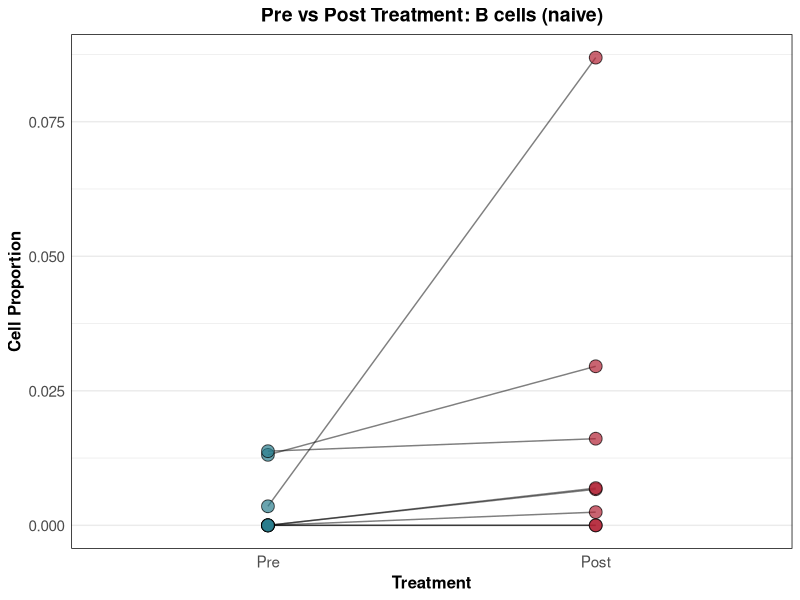
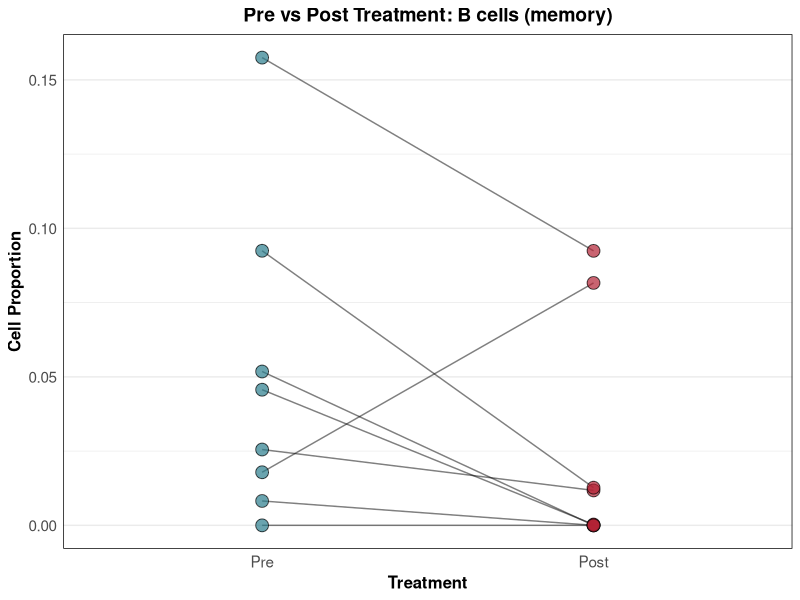
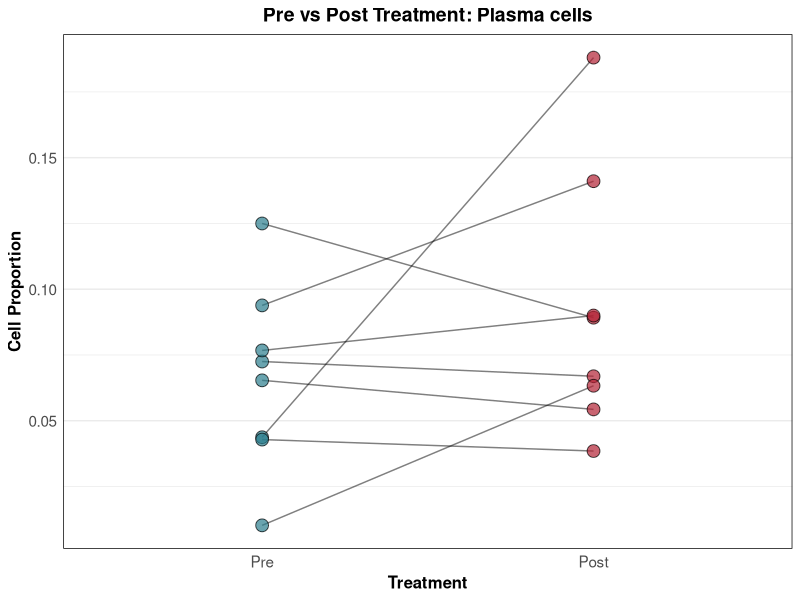
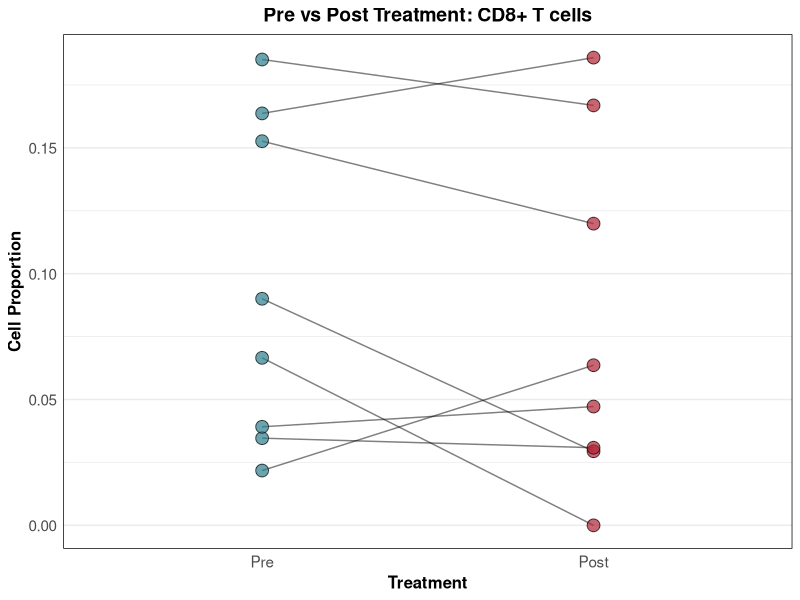
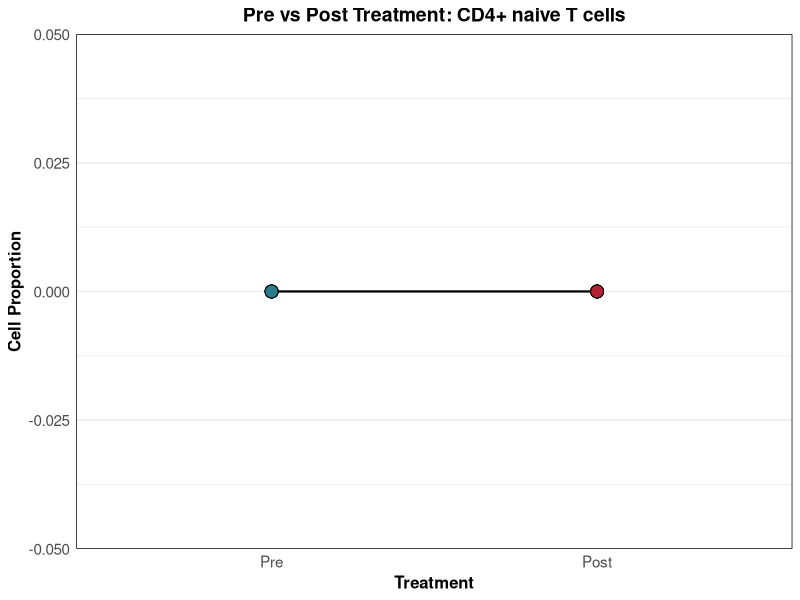
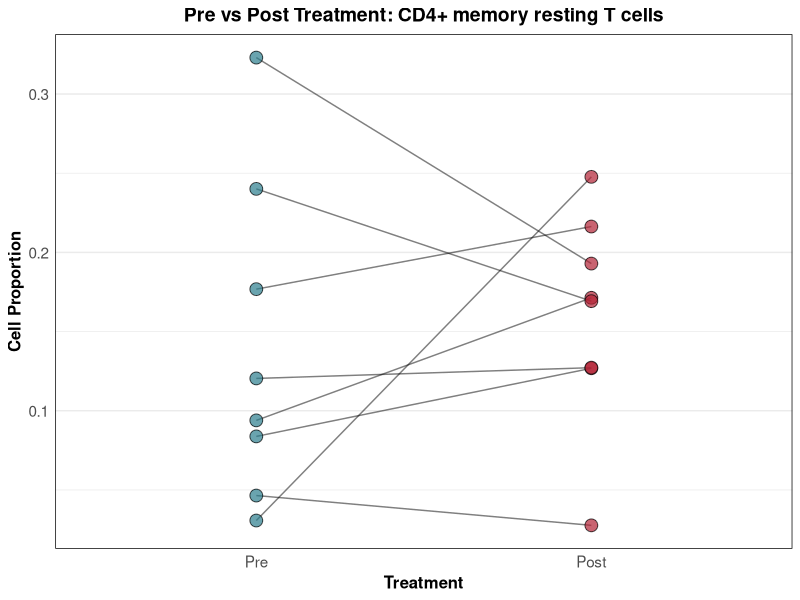
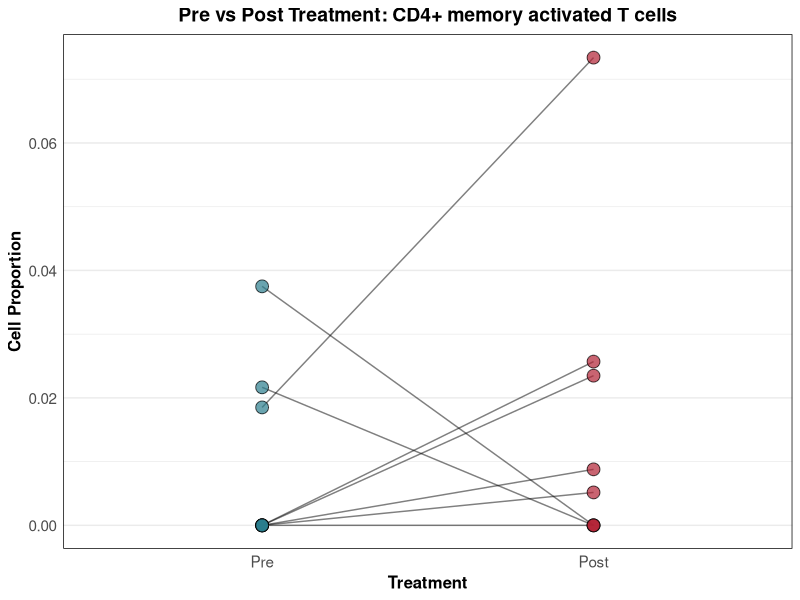
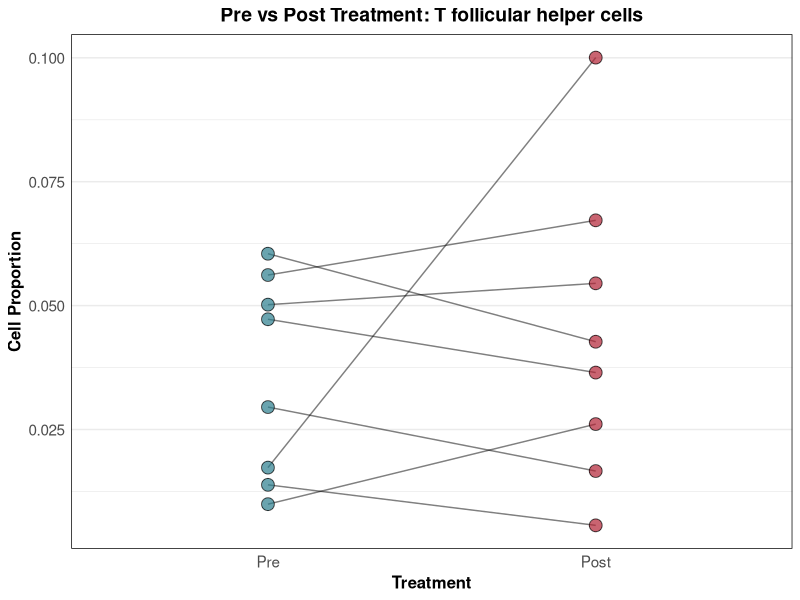

Write the R code that produced these figures, in order.
# Load required libraries
library(ggplot2)
library(dplyr)
library(tidyr)
library(patchwork)  # For combining plots

# Set the output directory for plots
plot_dir <- "MIPRA_Cibersortplots"
if (!dir.exists(plot_dir)) {
  dir.create(plot_dir)
}

# Define the single_plot_theme
single_plot_theme <- theme_minimal() +
  theme(
    # Title styling
    plot.title = element_text(size = 14, face = "bold", hjust = 0.5, margin = margin(b = 15)),
    # Axis styling
    axis.title = element_text(size = 12, face = "bold"),
    axis.text = element_text(size = 11, color = "black"),
    axis.text.x = element_text(angle = 45, hjust = 1, margin = margin(t = 10)),
    # Grid styling
    panel.grid.major.x = element_blank(),
    panel.grid.minor = element_blank(),
    panel.grid.major.y = element_line(color = "gray90", linewidth = 0.3),
    # Border styling
    panel.border = element_rect(colour = "black", fill = NA, linewidth = 0.7),
    # Background
    panel.background = element_rect(fill = "white"),
    # Margins
    plot.margin = unit(c(0.5, 0.5, 0.5, 0.5), "cm")
  )

# Define patient samples
patient_samples <- list(
  M062 = list(pre = "M062B", post = "M062S"),
  M070 = list(pre = "M070B", post = "M070S"),
  M073 = list(pre = "M073B", post = "M073S"),
  M077 = list(pre = "M077B", post = "M077S"),
  M090 = list(pre = "M090B", post = "M090S"),
  M094 = list(pre = "M094B", post = "M094S"),
  M105 = list(pre = "M105B", post = "M105S"),
  M140 = list(pre = "M140B", post = "M140S")
)

# Read CIBERSORT results
cibersort_results <- read.delim("deconvolution/CibersortxResults_MIPRA_.txt", row.names = 1)

# Print initial data check
print("Initial data dimensions:")
print(dim(cibersort_results))
print("Column names:")
print(colnames(cibersort_results))

# Add sample IDs column from row names
cibersort_results$Sample_ID <- rownames(cibersort_results)

# Extract patient ID and treatment status
cibersort_results <- cibersort_results %>%
  mutate(
    Treatment = ifelse(grepl("B$", Sample_ID), "Pre", "Post"),
    Patient = sub("[BS]$", "", Sample_ID),
    Treatment = factor(Treatment, levels = c("Pre", "Post"))
  )

# Print data after processing
print("Data after processing:")
print(head(cibersort_results))

# Ensure we have complete pairs
complete_pairs <- cibersort_results %>%
  group_by(Patient) %>%
  filter(n() == 2) %>%  # Keep only patients with both pre and post samples
  ungroup()

# Print complete pairs info
print("Complete pairs dimensions:")
print(dim(complete_pairs))
print("Sample of complete pairs:")
print(head(complete_pairs))

# Define all cell types with their proper labels
cell_type_labels <- c(
  # B cells
  "B.cells.naive" = "B cells (naive)",
  "B.cells.memory" = "B cells (memory)",
  "Plasma.cells" = "Plasma cells",
  
  # T cells
  "T.cells.CD8" = "CD8+ T cells",
  "T.cells.CD4.naive" = "CD4+ naive T cells",
  "T.cells.CD4.memory.resting" = "CD4+ memory resting T cells",
  "T.cells.CD4.memory.activated" = "CD4+ memory activated T cells",
  "T.cells.follicular.helper" = "T follicular helper cells",
  "T.cells.regulatory..Tregs." = "Regulatory T cells (Tregs)",
  "T.cells.gamma.delta" = "Gamma T cells",
  
  # NK cells
  "NK.cells.resting" = "NK cells (resting)",
  "NK.cells.activated" = "NK cells (activated)",
  
  # Myeloid cells
  "Monocytes" = "Monocytes",
  "Macrophages.M0" = "Macrophages M0",
  "Macrophages.M1" = "Macrophages M1",
  "Macrophages.M2" = "Macrophages M2",
  "Dendritic.cells.resting" = "Dendritic cells (resting)",
  "Dendritic.cells.activated" = "Dendritic cells (activated)",
  
  # Other immune cells
  "Mast.cells.resting" = "Mast cells (resting)",
  "Mast.cells.activated" = "Mast cells (activated)",
  "Eosinophils" = "Eosinophils",
  "Neutrophils" = "Neutrophils"
)

cell_types <- names(cell_type_labels)

# Define color palette for pre/post treatment
treatment_colors <- c(
  "Pre" = "#2A7D8C",  # Deep Teal
  "Post" = "#B22234"  # Crimson Red
)

# Function to create paired jitter plot
create_paired_jitter_plot <- function(data, cell_type, cell_label = NULL) {
  if (is.null(cell_label)) {
    cell_label <- cell_type
  }
  
  p <- ggplot(data, aes(x = Treatment, y = .data[[cell_type]], group = Patient)) +
    # Add lines connecting paired samples
    geom_line(alpha = 0.5) +
    # Add points
    geom_point(aes(fill = Treatment), 
               size = 4, 
               alpha = 0.7,
               shape = 21,
               stroke = 0.5) +
    # Add styling
    scale_fill_manual(values = treatment_colors) +
    labs(title = paste("Pre vs Post Treatment:", cell_label),
         y = "Cell Proportion",
         x = "Treatment") +
    theme_minimal() +
    theme(
      plot.title = element_text(size = 14, face = "bold", hjust = 0.5),
      axis.title = element_text(size = 12, face = "bold"),
      axis.text = element_text(size = 11),
      legend.position = "none",
      panel.grid.major.x = element_blank(),
      panel.border = element_rect(colour = "black", fill = NA, linewidth = 0.5)
    )
  
  return(p)
}

# Generate paired plots for each cell type
for (cell_type in cell_types) {
  # Create paired plot using complete pairs only
  p <- create_paired_jitter_plot(
    data = complete_pairs,
    cell_type = cell_type,
    cell_label = cell_type_labels[cell_type]
  )
  
  # Save plot
  ggsave(
    filename = file.path(plot_dir, paste0(cell_type, "_paired_jitter.pdf")),
    plot = p,
    width = 6,
    height = 5,
    units = "in",
    dpi = 300
  )
}